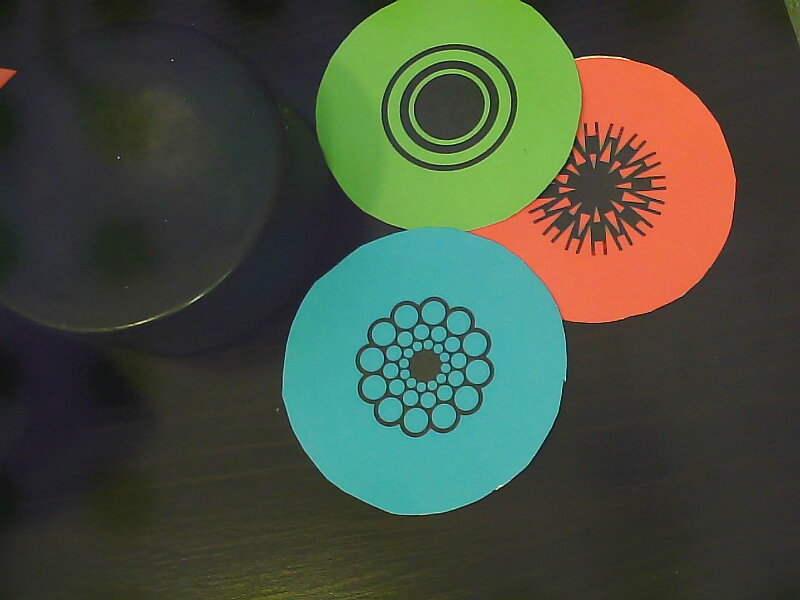
#> input picture src/robot_vision/scripts/puks.jpg, 800 x 600 px, given in place of the camera
$ python tracking-multiple-colors-labels.py   (older library calls are emulated)
#> lines starting #> are read from the running program, lines starting #| are printed output that depends on the picture; after the words box and inside, x2 and y2 are one past the last pixel; in counts of white or black regions, pixels touching at a corner belong together
# importing modules

import cv2
import numpy as np

# capturing video through webcam
cap = cv2.VideoCapture(0)

while (1):
    _, img = cap.read()
#> img is the input picture: shape (600, 800, 3); mean B, G, R 63.2, 79.3, 70.2

    # converting frame(img i.e BGR) to HSV (hue-saturation-value)

    hsv = cv2.cvtColor(img, cv2.COLOR_BGR2HSV)
#> hsv: shape (600, 800, 3); mean H, S, V 55.3, 78.6, 89.9

    # definig the range of red color
    red_lower = np.array([136, 87, 0], np.uint8)
    red_upper = np.array([180, 255, 255], np.uint8)

    # defining the Range of Blue color
    blue_lower = np.array([78, 50, 48], np.uint8)
    blue_upper = np.array([118, 255, 255], np.uint8)

    # defining the Range of green color TODO: change to green
    green_lower = np.array([22, 150, 67], np.uint8)
    green_upper = np.array([39, 255, 255], np.uint8)

    # finding the range of red,blue and green color in the image
    red = cv2.inRange(hsv, red_lower, red_upper)
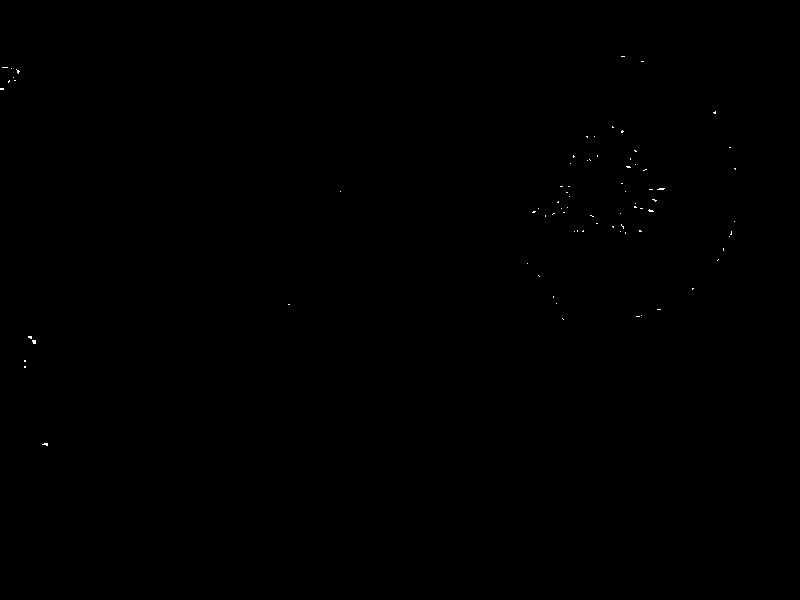
#> red: shape (600, 800); 0.06% white in thin lines or dots, all inside (x1, y1, x2, y2) = (0, 56, 736, 446)
    blue = cv2.inRange(hsv, blue_lower, blue_upper)
#> blue: shape (600, 800); 13.9% white; 197 white regions (160 under 20 px), largest, box (x1, y1, x2, y2) and area: (280, 227, 570, 516) 62756, (242, 256, 296, 288) 765, (242, 132, 275, 160) 321
    green = cv2.inRange(hsv, green_lower, green_upper)
#> green: shape (600, 800); 0.1% white in thin lines or dots, all inside (x1, y1, x2, y2) = (209, 2, 800, 600)

    # Morphological transformation, Dilation
    kernal = np.ones((5, 5), "uint8")

    red = cv2.dilate(red, kernal)
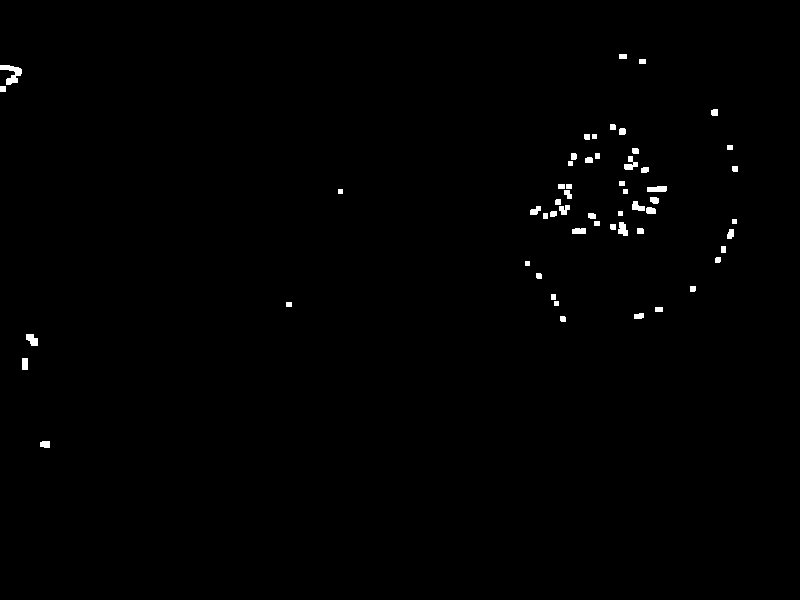
#> red: shape (600, 800); 0.57% white; 56 white regions, largest, box (x1, y1, x2, y2) and area: (0, 65, 22, 85) 217, (647, 186, 667, 192) 109, (624, 156, 638, 170) 107
    res = cv2.bitwise_and(img, img, mask=red)

    blue = cv2.dilate(blue, kernal)
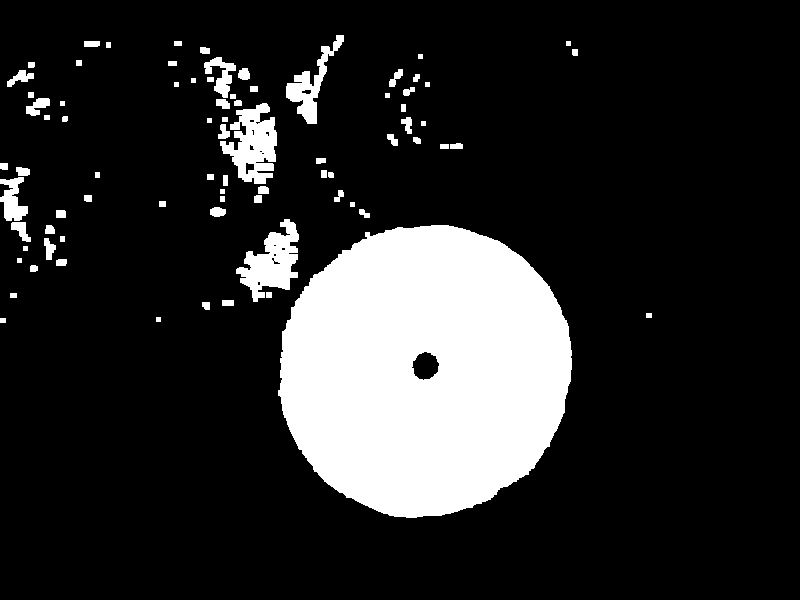
#> blue: shape (600, 800); 16.5% white; 79 white regions, largest, box (x1, y1, x2, y2) and area: (278, 225, 572, 518) 66812, (220, 103, 277, 184) 2692, (236, 219, 299, 302) 2606
    res1 = cv2.bitwise_and(img, img, mask=blue)
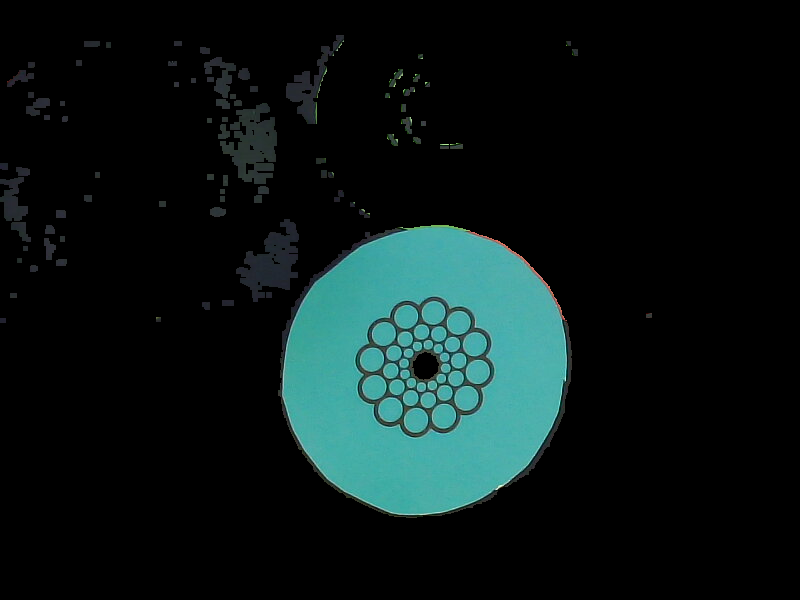
#> res1: shape (600, 800, 3); mean B, G, R 22.7, 23.3, 10.7

    green = cv2.dilate(green, kernal)
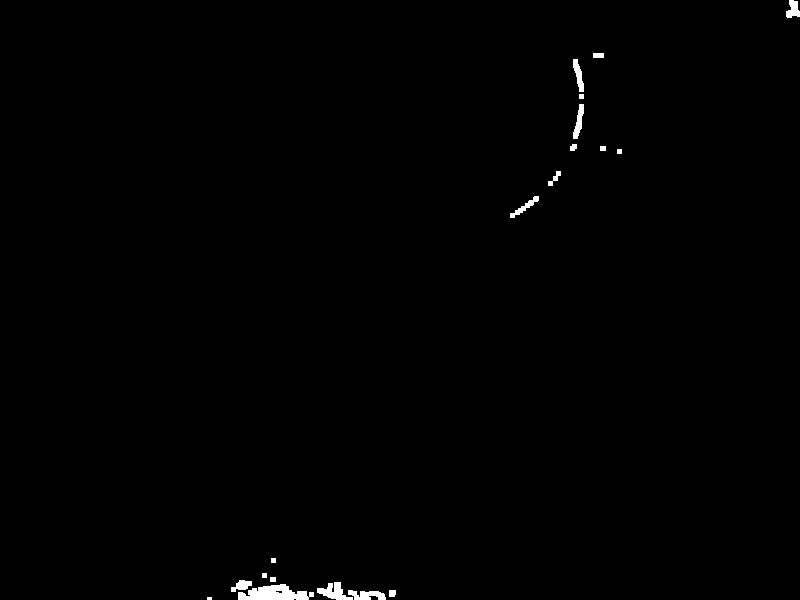
#> green: shape (600, 800); 0.56% white; 19 white regions (1 under 20 px)
    res2 = cv2.bitwise_and(img, img, mask=green)

    # Tracking the Red Color
    (_, contours, hierarchy) = cv2.findContours(red, cv2.RETR_TREE, cv2.CHAIN_APPROX_SIMPLE)
#> contours = 56 contours, 8 with area under 20; largest, box (x1, y1, x2, y2) and area: (0, 65, 22, 85) 172, (647, 186, 667, 192) 85, (26, 334, 38, 346) 83, (618, 222, 628, 236) 80, (624, 156, 638, 170) 77

    for pic, contour in enumerate(contours):
        area = cv2.contourArea(contour)
        if (area > 300):
            x, y, w, h = cv2.boundingRect(contour)
            img = cv2.rectangle(img, (x, y), (x + w, y + h), (0, 0, 255), 2)
            cv2.putText(img, "RED color", (x, y), cv2.FONT_HERSHEY_SIMPLEX, 0.7, (0, 0, 255))
#> this loop made 56 passes
#> area on passes 1, 3, 4, 5, 10, 11, 13, 15, 16, 17, 18, 19: 49, 83, 24, 39, 24.5, 24, 24, 43.5, 29.5, 61.5, 24.5, 80.5
#> (contour, area) on passes 2, 6, 7, 9, 14, 20: ([[22, 358], [22, 369], [27, 369], [27, 358]], 55), ([[655, 307], [655, 311], [662, 311], [662, 307]], 28), ([[286, 302], [286, 306], [291, 306], [291, 302]], 20), ([[551, 294], [551, 299], [555, 299], [555, 294]], 20), ([[721, 246], [721, 252], [725, 252], [725, 246]], 24), ([[594, 221], [594, 225], [599, 225], [599, 221]], 20)

    # Tracking the Blue Color
    (_, contours, hierarchy) = cv2.findContours(blue, cv2.RETR_TREE, cv2.CHAIN_APPROX_SIMPLE)
#> contours = 95 contours, 26 with area under 20; largest, box (x1, y1, x2, y2) and area: (278, 225, 572, 518) 66896, (220, 103, 277, 184) 2571, (236, 219, 299, 302) 2453, (286, 35, 344, 124) 1344, (0, 177, 28, 221) 646
    for pic, contour in enumerate(contours):
        area = cv2.contourArea(contour)
        if (area > 300):
            x, y, w, h = cv2.boundingRect(contour)
            img = cv2.rectangle(img, (x, y), (x + w, y + h), (255, 0, 0), 2)
            cv2.putText(img, "BLUE color", (x, y), cv2.FONT_HERSHEY_SIMPLEX, 0.7, (255, 0, 0))
#> this loop made 95 passes
#> (area, x, y, w, h) on passes 14, 15, 18, 36, 57, 86, 94: (66896, 278, 225, 294, 293), (578, 411, 351, 29, 30), (2453, 236, 219, 63, 83), (645.5, 0, 177, 28, 44), (2571, 220, 103, 57, 81), (496.5, 204, 57, 32, 41), (1344, 286, 35, 58, 89)
#> area on passes 4, 8, 9, 12, 16, 17: 43, 38.5, 57, 131, 63, 181
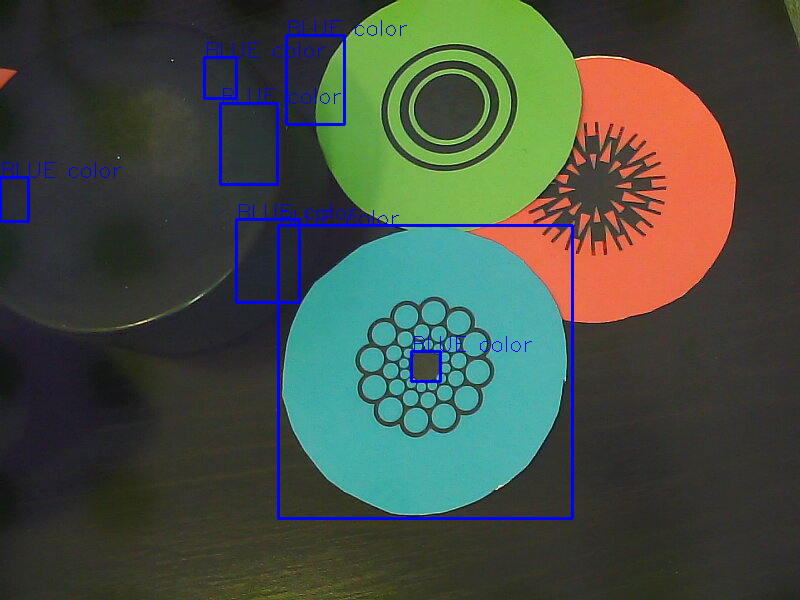
#> img: shape (600, 800, 3); 1.82% of pixels changed, all inside (x1, y1, x2, y2) = (0, 20, 574, 520)

    # Tracking the green Color
    (_, contours, hierarchy) = cv2.findContours(green, cv2.RETR_TREE, cv2.CHAIN_APPROX_SIMPLE)
#> contours = 20 contours, 6 with area under 20; largest, box (x1, y1, x2, y2) and area: (238, 584, 314, 600) 713, (317, 582, 353, 600) 277, (348, 590, 386, 600) 204, (573, 104, 584, 139) 160, (573, 59, 584, 92) 154
    for pic, contour in enumerate(contours):
        area = cv2.contourArea(contour)
        if (area > 300):
            x, y, w, h = cv2.boundingRect(contour)
            img = cv2.rectangle(img, (x, y), (x + w, y + h), (0, 255, 0), 2)
            cv2.putText(img, "GREEN color", (x, y), cv2.FONT_HERSHEY_SIMPLEX, 1.0, (0, 255, 0))
#> this loop made 20 passes
#> (area, x, y, w, h) on pass 4: (713, 238, 584, 76, 16)
#> area on passes 2, 3, 6, 7, 11, 12: 34.5, 204, 277, 121, 129, 50
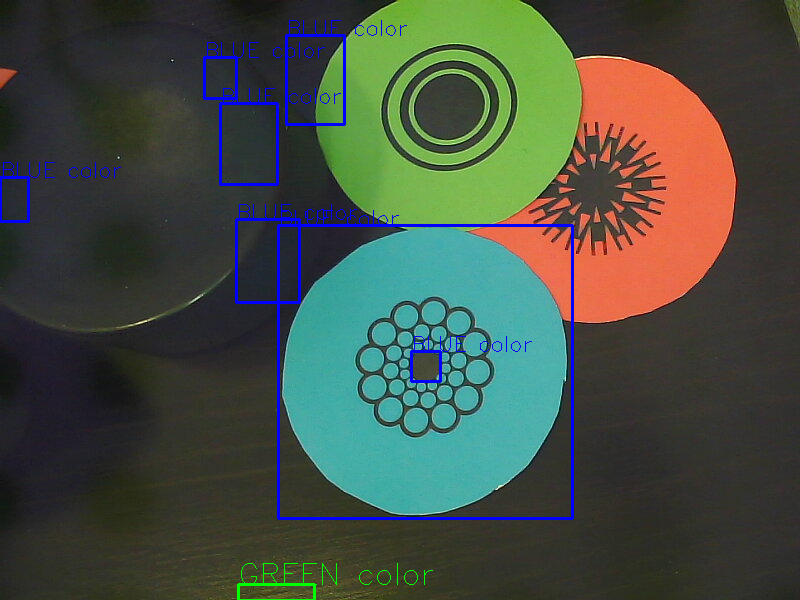
#> img: shape (600, 800, 3); 0.17% of pixels changed, all inside (x1, y1, x2, y2) = (237, 563, 433, 600)

        # cv2.imshow("Redcolour",red)
    cv2.imshow("Color Tracking", img)
    # cv2.imshow("red",res)
    if cv2.waitKey(10) & 0xFF == ord('q'):
#> (key q is pressed here)
        cap.release()
        cv2.destroyAllWindows()
        break
